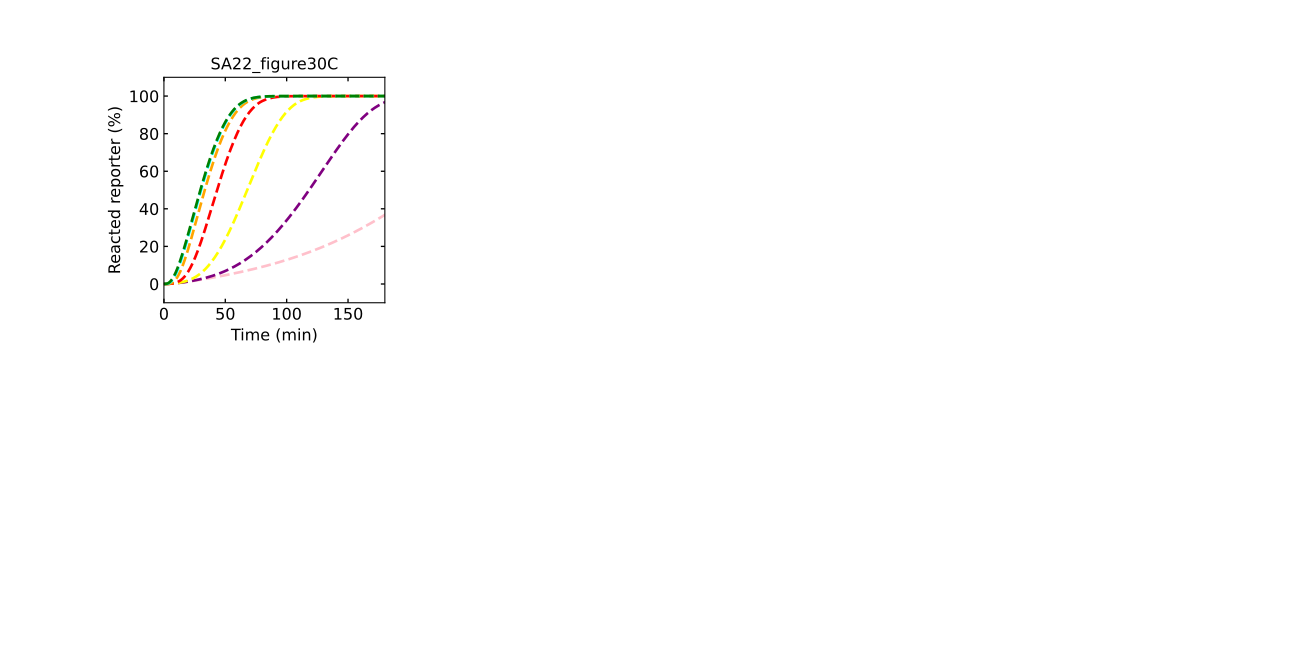

Generate this figure with Python:
# -*- coding: utf-8 -*-
"""
Created on Fri Jul  1 10:24:16 2022

@author: tnm12
"""
import numpy as np
import matplotlib.pyplot as plt
from matplotlib.ticker import MaxNLocator

import sys
import Simulatorv2021 as RSDs #import simulation version 2.0.2.1
    


'''
##############################################################################
Simulations
##############################################################################
'''
k_txn = 0.019 #transcription rate

ksd1 = [1e1/1e9,1e2/1e9,1e3/1e9,1e4/1e9,1e5/1e9,1e6/1e9,1e7/1e9] # 1/nM-s

t_sim = np.linspace(0,8,1001)*3600 # seconds

color = ['pink','purple','yellow','red','orange','aqua','green'] #colors for plotting

REP_con=150 #reportet concentration

model = RSDs.RSD_sim(5) # define the model instance and # of domains

# initialize species involved in the reaction
model.molecular_species('I{1}',DNA_con=5)
model.molecular_species('REP{2}',DNA_con=REP_con)



i = 0

plt.subplot(2,4,1)
for n in range(len(ksd1)):
    
    model.molecular_species('gate{1,2}',DNA_con=5,krev=5/1e9,krsd=ksd1[n]) # thresholding gate
    
    model.global_rate_constants(ktxn=k_txn) #globally changes transcription rates
    
    # simulate the model (input is simulation time)
    model.simulate(t_sim)
    
    # pull out the species from the model solution to plot
    S2 = model.output_concentration('S{2}')
    
    fs = 12
    
    plt.plot(model.t/60,(S2/REP_con)*100,color=color[n],linewidth=2,linestyle='--')
    
plt.xticks(fontsize=fs)
plt.yticks(fontsize=fs)
plt.ylim(-10,110)
plt.xlim(0,180)
ax1 = plt.gca()
ax1.xaxis.set_tick_params(which='both',size=3,width=1,direction='in',top='on')
#ax1.xaxis.set_major_locator(MaxNLocator(integer=True))
ax1.yaxis.set_tick_params(which='both',size=3,width=1,direction='in',right='on')
plt.xlabel('Time (min)',fontsize=fs)
plt.ylabel('Reacted reporter (%)',fontsize=fs)
plt.title('SA22_figure30C')
